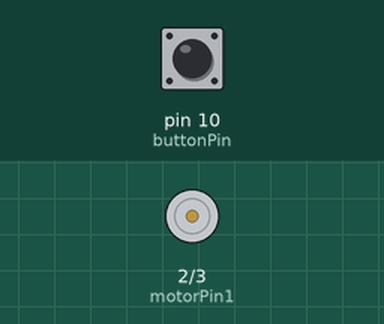
The sketch below on a simulated Arduino Uno, built with avr-gcc and run on an emulated ATmega328P. Parts: motor-driver pin pairs drawn as motors (green arrow = first pin HIGH = forward, orange = second pin HIGH = backward, longer = more drive). The test bench sets the inputs (shaded band); at power-on: pin 10 (buttonPin) LOW.

Above: at 1.2 s.
1.3 s: pin 10 (buttonPin) pulled HIGH for 0.15 s
At 2.6 s:
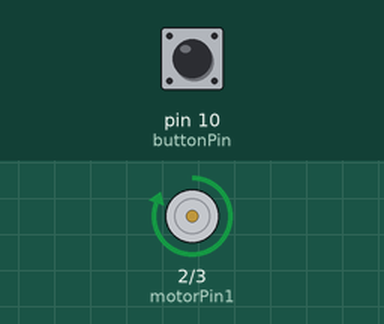
At 12.7 s:
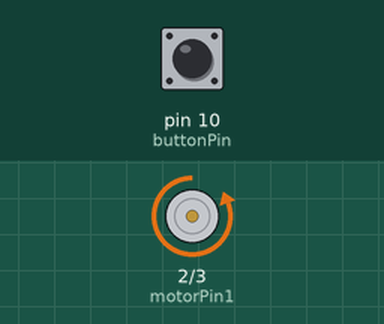
Timing chart, 0 to 32.8 s (numbered marks = the images above; inputs shaded):
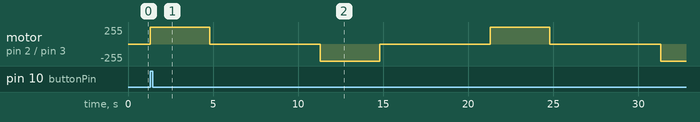

Measured:
- after the input at 1.3 s, motor on pin 2 (motorPin1) / pin 3 (motorPin2): stopped → forward 255/255 at once, → stopped 3.5 s later, → backward 255/255 6.5 s later, → stopped 3.5 s later, … (7 changes in this stretch)

The sketch:

ArduinoMotor.ino
```cpp
int motorPin1 = 2;
int motorPin2 = 3;
int buttonPin = 10;

int state = LOW;
int reading;
int previous = LOW;

long time = 0;
long timer;
long debounce = 200;
long stateTime;

int rotation = HIGH;

void setup() {
    pinMode(motorPin1, OUTPUT);
    pinMode(motorPin2, OUTPUT);
    pinMode(buttonPin, INPUT);
}

void loop() {
    reading = digitalRead(buttonPin);

    if (reading == HIGH && previous == LOW && millis() - time > debounce) {
        if (state == LOW) {
            state = HIGH;
            stateTime = millis();
        } else {
            state = LOW;
        }

        time = millis();
    }

    if (state == HIGH) {
        if (timer - stateTime <= 3500) {
            digitalWrite(motorPin1, rotation);
            digitalWrite(motorPin2, !rotation);
      } else if (timer - stateTime <= 10000 and timer - stateTime > 3500) {
            digitalWrite(motorPin1, LOW);
            digitalWrite(motorPin2, LOW);
        } else {
            rotation = !rotation;
            stateTime = millis();
        }
    } else {
        digitalWrite(motorPin1, LOW);
        digitalWrite(motorPin2, LOW);
    }

    previous = reading;
    timer = millis();
}
```
